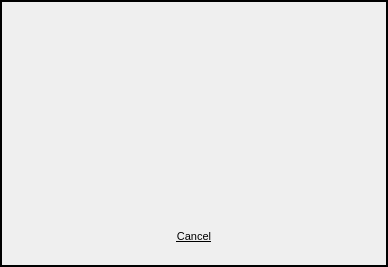
<ui version="4.0" >
 <class>WaitingWidgetClass</class>
 <widget class="QWidget" name="WaitingWidgetClass" >
  <property name="windowModality" >
   <enum>Qt::NonModal</enum>
  </property>
  <property name="geometry" >
   <rect>
    <x>0</x>
    <y>0</y>
    <width>388</width>
    <height>267</height>
   </rect>
  </property>
  <property name="sizePolicy" >
   <sizepolicy vsizetype="Fixed" hsizetype="Fixed" >
    <horstretch>0</horstretch>
    <verstretch>0</verstretch>
   </sizepolicy>
  </property>
  <widget class="QFrame" name="frame_2" >
   <property name="geometry" >
    <rect>
     <x>9</x>
     <y>9</y>
     <width>370</width>
     <height>249</height>
    </rect>
   </property>
   <property name="frameShape" >
    <enum>QFrame::NoFrame</enum>
   </property>
   <property name="frameShadow" >
    <enum>QFrame::Plain</enum>
   </property>
   <property name="lineWidth" >
    <number>0</number>
   </property>
   <layout class="QVBoxLayout" name="verticalLayout_2" >
    <property name="spacing" >
     <number>6</number>
    </property>
    <property name="margin" >
     <number>0</number>
    </property>
    <item>
     <widget class="QFrame" name="frame" >
      <property name="frameShape" >
       <enum>QFrame::NoFrame</enum>
      </property>
      <property name="frameShadow" >
       <enum>QFrame::Plain</enum>
      </property>
      <property name="lineWidth" >
       <number>0</number>
      </property>
      <layout class="QVBoxLayout" name="verticalLayout_3" >
       <property name="spacing" >
        <number>10</number>
       </property>
       <property name="leftMargin" >
        <number>40</number>
       </property>
       <property name="rightMargin" >
        <number>40</number>
       </property>
       <item>
        <spacer name="verticalSpacer_4" >
         <property name="orientation" >
          <enum>Qt::Vertical</enum>
         </property>
         <property name="sizeHint" stdset="0" >
          <size>
           <width>20</width>
           <height>10</height>
          </size>
         </property>
        </spacer>
       </item>
       <item>
        <widget class="QLabel" name="waitingLabel" >
         <property name="sizePolicy" >
          <sizepolicy vsizetype="Fixed" hsizetype="Preferred" >
           <horstretch>0</horstretch>
           <verstretch>0</verstretch>
          </sizepolicy>
         </property>
         <property name="accessibleName" >
          <string>whiteLabel</string>
         </property>
         <property name="pixmap" >
          <pixmap resource="moodbox.qrc" >:/MoodBox/Resources/waiting_circle_1.png</pixmap>
         </property>
         <property name="alignment" >
          <set>Qt::AlignCenter|Qt::AlignHCenter|Qt::AlignLeading|Qt::AlignLeft|Qt::AlignVCenter</set>
         </property>
        </widget>
       </item>
       <item>
        <spacer name="verticalSpacer_5" >
         <property name="orientation" >
          <enum>Qt::Vertical</enum>
         </property>
         <property name="sizeHint" stdset="0" >
          <size>
           <width>20</width>
           <height>10</height>
          </size>
         </property>
        </spacer>
       </item>
      </layout>
     </widget>
    </item>
    <item>
     <widget class="QFrame" name="bottomLinksFrame" >
      <property name="sizePolicy" >
       <sizepolicy vsizetype="Fixed" hsizetype="Preferred" >
        <horstretch>0</horstretch>
        <verstretch>0</verstretch>
       </sizepolicy>
      </property>
      <property name="maximumSize" >
       <size>
        <width>16777215</width>
        <height>32</height>
       </size>
      </property>
      <property name="frameShape" >
       <enum>QFrame::NoFrame</enum>
      </property>
      <property name="frameShadow" >
       <enum>QFrame::Plain</enum>
      </property>
      <property name="lineWidth" >
       <number>0</number>
      </property>
      <layout class="QHBoxLayout" name="horizontalLayout_2" >
       <property name="spacing" >
        <number>30</number>
       </property>
       <property name="topMargin" >
        <number>0</number>
       </property>
       <item>
        <spacer name="horizontalSpacer_2" >
         <property name="orientation" >
          <enum>Qt::Horizontal</enum>
         </property>
         <property name="sizeHint" stdset="0" >
          <size>
           <width>10</width>
           <height>14</height>
          </size>
         </property>
        </spacer>
       </item>
       <item>
        <widget class="QPushButton" name="cancelButton" >
         <property name="font" >
          <font>
           <family>MS Shell Dlg 2</family>
           <pointsize>8</pointsize>
           <weight>50</weight>
           <italic>false</italic>
           <bold>false</bold>
           <underline>true</underline>
           <strikeout>false</strikeout>
          </font>
         </property>
         <property name="cursor" >
          <cursorShape>PointingHandCursor</cursorShape>
         </property>
         <property name="accessibleName" >
          <string>redButton</string>
         </property>
         <property name="text" >
          <string>Cancel</string>
         </property>
         <property name="flat" >
          <bool>true</bool>
         </property>
        </widget>
       </item>
       <item>
        <spacer name="horizontalSpacer" >
         <property name="orientation" >
          <enum>Qt::Horizontal</enum>
         </property>
         <property name="sizeHint" stdset="0" >
          <size>
           <width>10</width>
           <height>14</height>
          </size>
         </property>
        </spacer>
       </item>
      </layout>
     </widget>
    </item>
   </layout>
  </widget>
  <widget class="QFrame" name="transBorder_4" >
   <property name="geometry" >
    <rect>
     <x>0</x>
     <y>0</y>
     <width>401</width>
     <height>2</height>
    </rect>
   </property>
   <property name="minimumSize" >
    <size>
     <width>0</width>
     <height>2</height>
    </size>
   </property>
   <property name="maximumSize" >
    <size>
     <width>16777215</width>
     <height>2</height>
    </size>
   </property>
   <property name="accessibleName" >
    <string>transBorder</string>
   </property>
   <property name="frameShape" >
    <enum>QFrame::Box</enum>
   </property>
   <property name="frameShadow" >
    <enum>QFrame::Plain</enum>
   </property>
  </widget>
  <widget class="QFrame" name="transBorder" >
   <property name="geometry" >
    <rect>
     <x>386</x>
     <y>2</y>
     <width>2</width>
     <height>263</height>
    </rect>
   </property>
   <property name="minimumSize" >
    <size>
     <width>2</width>
     <height>263</height>
    </size>
   </property>
   <property name="maximumSize" >
    <size>
     <width>2</width>
     <height>263</height>
    </size>
   </property>
   <property name="accessibleName" >
    <string>transBorder</string>
   </property>
   <property name="frameShape" >
    <enum>QFrame::Box</enum>
   </property>
   <property name="frameShadow" >
    <enum>QFrame::Plain</enum>
   </property>
   <property name="lineWidth" >
    <number>1</number>
   </property>
  </widget>
  <widget class="QFrame" name="transBorder_2" >
   <property name="geometry" >
    <rect>
     <x>0</x>
     <y>2</y>
     <width>2</width>
     <height>263</height>
    </rect>
   </property>
   <property name="minimumSize" >
    <size>
     <width>2</width>
     <height>263</height>
    </size>
   </property>
   <property name="maximumSize" >
    <size>
     <width>2</width>
     <height>263</height>
    </size>
   </property>
   <property name="accessibleName" >
    <string>transBorder</string>
   </property>
   <property name="frameShape" >
    <enum>QFrame::Box</enum>
   </property>
   <property name="frameShadow" >
    <enum>QFrame::Plain</enum>
   </property>
  </widget>
  <widget class="QFrame" name="transBorder_3" >
   <property name="geometry" >
    <rect>
     <x>0</x>
     <y>265</y>
     <width>401</width>
     <height>2</height>
    </rect>
   </property>
   <property name="minimumSize" >
    <size>
     <width>0</width>
     <height>2</height>
    </size>
   </property>
   <property name="maximumSize" >
    <size>
     <width>16777215</width>
     <height>2</height>
    </size>
   </property>
   <property name="accessibleName" >
    <string>transBorder</string>
   </property>
   <property name="frameShape" >
    <enum>QFrame::Box</enum>
   </property>
   <property name="frameShadow" >
    <enum>QFrame::Plain</enum>
   </property>
  </widget>
 </widget>
 <layoutdefault spacing="6" margin="11" />
 <resources>
  <include location="moodbox.qrc" />
 </resources>
 <connections/>
</ui>
